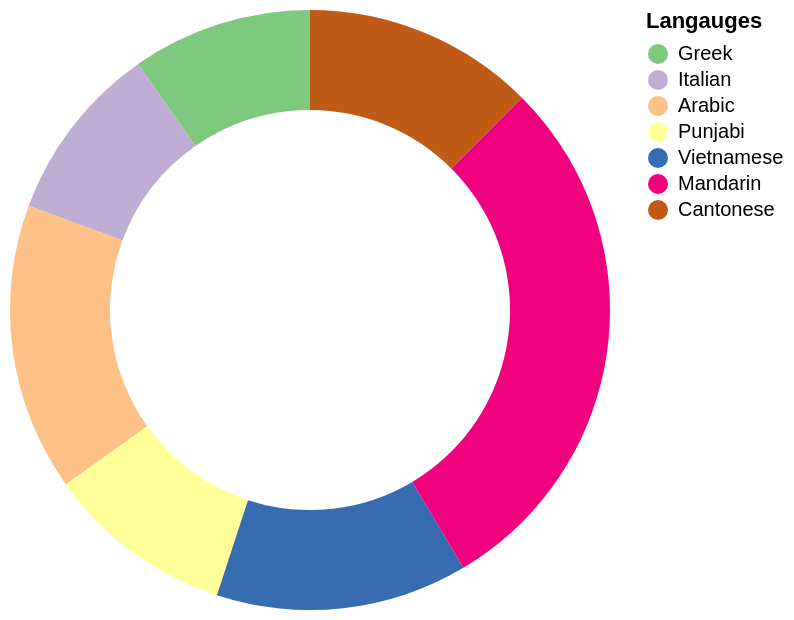

Specify this chart in Vega-Lite:
### Vega-Lite specification from a JSON file in a GitHub repository (floating-point values rounded to 4 significant figures)
{"$schema": "https://vega.github.io/schema/vega-lite/v6.json", "description": "Top 7 langauges spoken at home in Australia excludign english 2021", "data": {"values": [{"category": "Greek", "value": 229643}, {"category": "Italian", "value": 228042}, {"category": "Arabic", "value": 367159}, {"category": "Punjabi", "value": 239033}, {"category": "Vietnamese", "value": 320758}, {"category": "Mandarin", "value": 685274}, {"category": "Cantonese", "value": 295281}]}, "layer": [{"mark": {"type": "arc", "innerRadius": 100}, "encoding": {"theta": {"field": "value", "type": "quantitative"}, "color": {"field": "category", "type": "nominal", "scale": {"domain": ["Greek", "Italian", "Arabic", "Punjabi", "Vietnamese", "Mandarin", "Cantonese"], "range": ["#7fc97f", "#beaed4", "#fdc086", "#ffff99", "#386cb0", "#f0027f", "#bf5b17"]}, "legend": {"title": "Langauges"}}, "tooltip": [{"field": "category", "type": "nominal", "title": "Language"}, {"field": "value", "type": "quantitative", "aggregate": "sum", "title": "Number of speakers", "format": ","}]}}], "config": {}}
